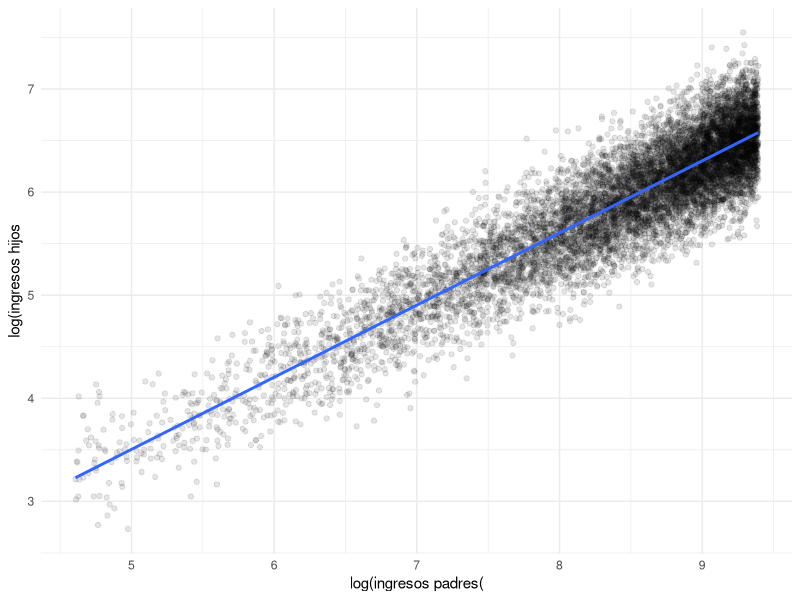

The R source for this figure:
library(tidyverse)
y_p <- runif(10000,100,12000)

alpha = 0 

beta = 0.7 

e = rnorm(10000, mean = 0, sd = 0.3)

log_yh <- alpha + beta* log(y_p) + e 


y_h <- exp(log_yh)

tibble(log_yh, y_p) %>% 
  ggplot(aes(x = log(y_p), y = log_yh)) +
  geom_point(alpha=0.1) +
  geom_smooth(method = "lm", se = FALSE) +
  labs(x = "log(ingresos padres(", y = "log(ingresos hijos") +
  theme_minimal()

model <- lm(log_yh ~ log(y_p))
summary(model)
